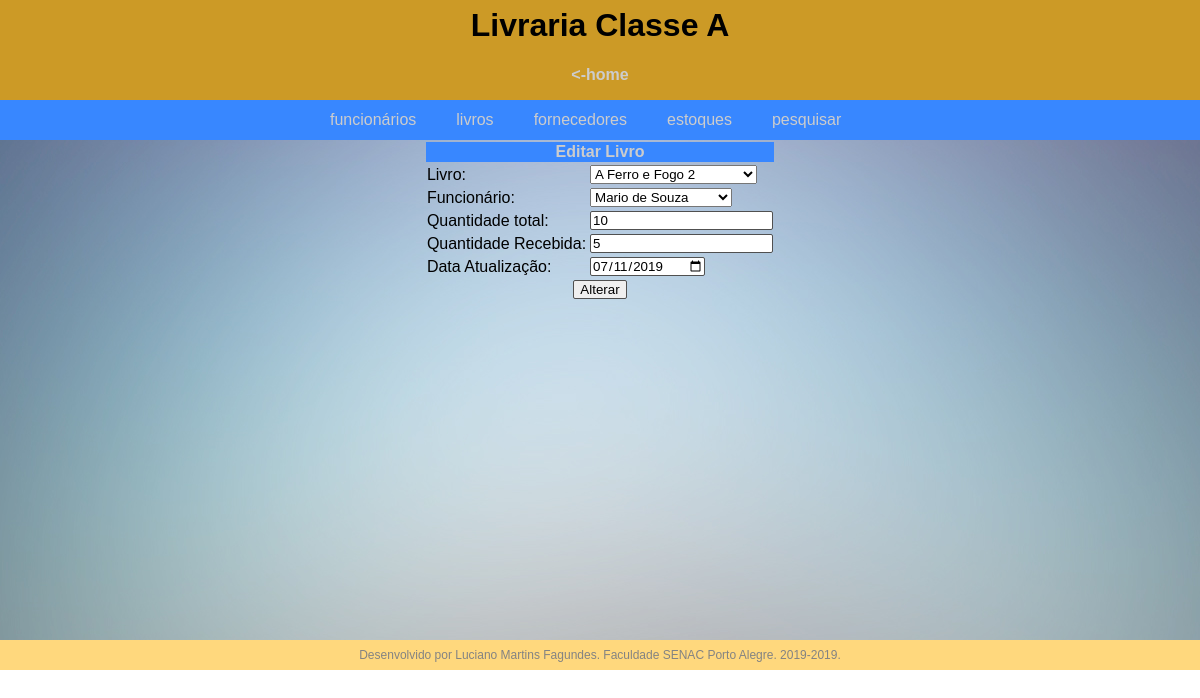
The page /editarEstoque.php?idestoques=4 on the database its author committed.
### tables this page shows
CREATE TABLE `estoques` (
  `idestoques` int(11) NOT NULL,
  `livros_idlivros` int(11) NOT NULL,
  `funcionarios_idfuncionarios` int(11) NOT NULL,
  `quant_total` smallint(6) NOT NULL,
  `quant_recebida` smallint(6) NOT NULL,
  `data_atualiza` date NOT NULL
);

### editarEstoque.php (the view, shortened to what this page needs)
<?php
require 'conecta.inc.php';
if (isset($_GET['idestoques']) && empty($_GET['idestoques'] == false)) {
    $idestoques = addslashes($_GET['idestoques']);
}
$sql = "SELECT * FROM estoques WHERE idestoques = '$idestoques'";
$sql = $pdo->query($sql);
if ($sql->rowCount() > 0) {
    $dado = $sql->fetch();
} else {
    header("Location: estoques.php");
}
?>
<!DOCTYPE html>
<html lang="pt-BR">
<head>
    <link rel="stylesheet" href="style.css">
</head>
<body>
    <div class="topo">
        <div class="topoint">
            <h1> Livraria Classe A </h1>
            <a href="index.php">
                <h4>
                    <-home</h4> </a> </div> </div> <div class="menu">
                        <div class="menuint">
                            <ul>
                                <a href="funcionarios.php">
                                    <li> funcionários </li>
                                </a>
                                <a href="livros.php">
                                    <li>livros</li>
                                </a>
                                <a href="fornecedores.php">
                                    <li>fornecedores</li>
                                </a>
                                <a href="estoques.php">
                                    <li>estoques</li>
                                </a>
                                <a href="pesquisar.php">
                                    <li>pesquisar</li>
                                </a>
                            </ul>
                        </div>
        </div>
        <div class="conteudo">
            <form method="post">
                <table>
                    <th colspan="2" align="center">Editar Livro</th>
                    <tr>
                    <td>
                        Livro:
                    </td>
                    <td>
                        <select name="livro" id="livro" required>
                            <?php
                            require("conecta.inc.php");
                            $sql = "SELECT * FROM livros ORDER BY titulo";
                            $sql = $pdo->query($sql);
                            foreach($sql->fetchAll() as $linha) {
                                $IdLivros = $linha['idlivros'];
                                $Titulo = $linha['titulo'];
                                print("<option value='$IdLivros'>$Titulo</option>");
                            }
                            ?>
                    </td>
                </tr>
                <tr>
                    <td>
                        Funcionário:
                    </td>
                    <td>
                        <select name="funcionario" id="funcionario" required>
                            <?php
                            require("conecta.inc.php");
                            $sql = "SELECT * FROM funcionarios ORDER BY nome";
                            $sql = $pdo->query($sql);
                            foreach($sql->fetchAll() as $linha) {
                                $IdFuncionarios = $linha['idfuncionarios'];
                                $Nome = $linha['nome'];
                                print("<option value='$IdFuncionarios'>$Nome</option>");
                            }
                            ?>
                    </td>
                </tr>
                    <tr>
                        <td>
                            Quantidade total:
                        </td>
                        <td>
                            <input type="text" name="quant_total" id="quant_total" value="<?php echo $dado['quant_total']; ?>" required>
                        </td>
                    </tr>
                    <tr>
                        <td>
                            Quantidade Recebida:
                        </td>
                        <td>
                            <input type="text" name="quant_recebida" id="quant_recebida" value="<?php echo $dado['quant_recebida']; ?>" required>
                        </td>
                    </tr>
                    <tr>
                        <td>
                            Data Atualização:
                        </td>
                        <td>
                            <input type="date" name="data_atualiza" id="data_atualiza" value="<?php echo $dado['data_atualiza']; ?>" required>
                        </td>
                    </tr>
                    <tr>
                        <td colspan="2" align="center">
                            <input type="submit" value="Alterar">
                        </td>
                    </tr>
                </table>
            </form>
        </div>
        <footer class="footer">
            Desenvolvido por Luciano Martins Fagundes. Faculdade SENAC Porto Alegre. 2019-2019.
        </footer>
</body>
</html>

### style.css (style rules this page uses)
* { margin: 0; font-family: Arial, Helvetica, sans-serif; }
.topo { width: 100%; height: 100px; background-color: #CC9A26; }
.topoint { width: 400px; height: 100px; line-height: 50px; margin: auto; text-align: center; }
.menu { width: 100%; height: 40px; background-color: #3887FF; }
.menuint { width: 700px; height: 40px; text-align: center; line-height: 40px; margin: auto; color: #CCC }
.menuint li { text-decoration: none; float: left; margin-left: 40px; list-style-type: none; }
.conteudo { background-image: url("img/bg_blur.jpg"); background-position: center; background-size: auto; background-repeat: no-repeat; background-color: #000; min-height: 500px; }
table { margin: auto; }
th { background-color: #3887FF; color: #CCC; }
input { border: 1px solid rgb(80, 80, 80); border-radius: 2px; }
.footer { width: 100%; height: 30px; line-height: 30px; background-color: #FFD87D; margin: auto; text-align: center; font-size: 12px; color: rgb(131, 131, 131); }
a { text-decoration: none; color: #CCC; }

### rows shown on the page
estoques: quant_total "10", quant_recebida "5", data_atualiza "07/11/2019"

### other values the page prints
form field livro "A Ferro e Fogo 2"
form field funcionario "Mario de Souza"
